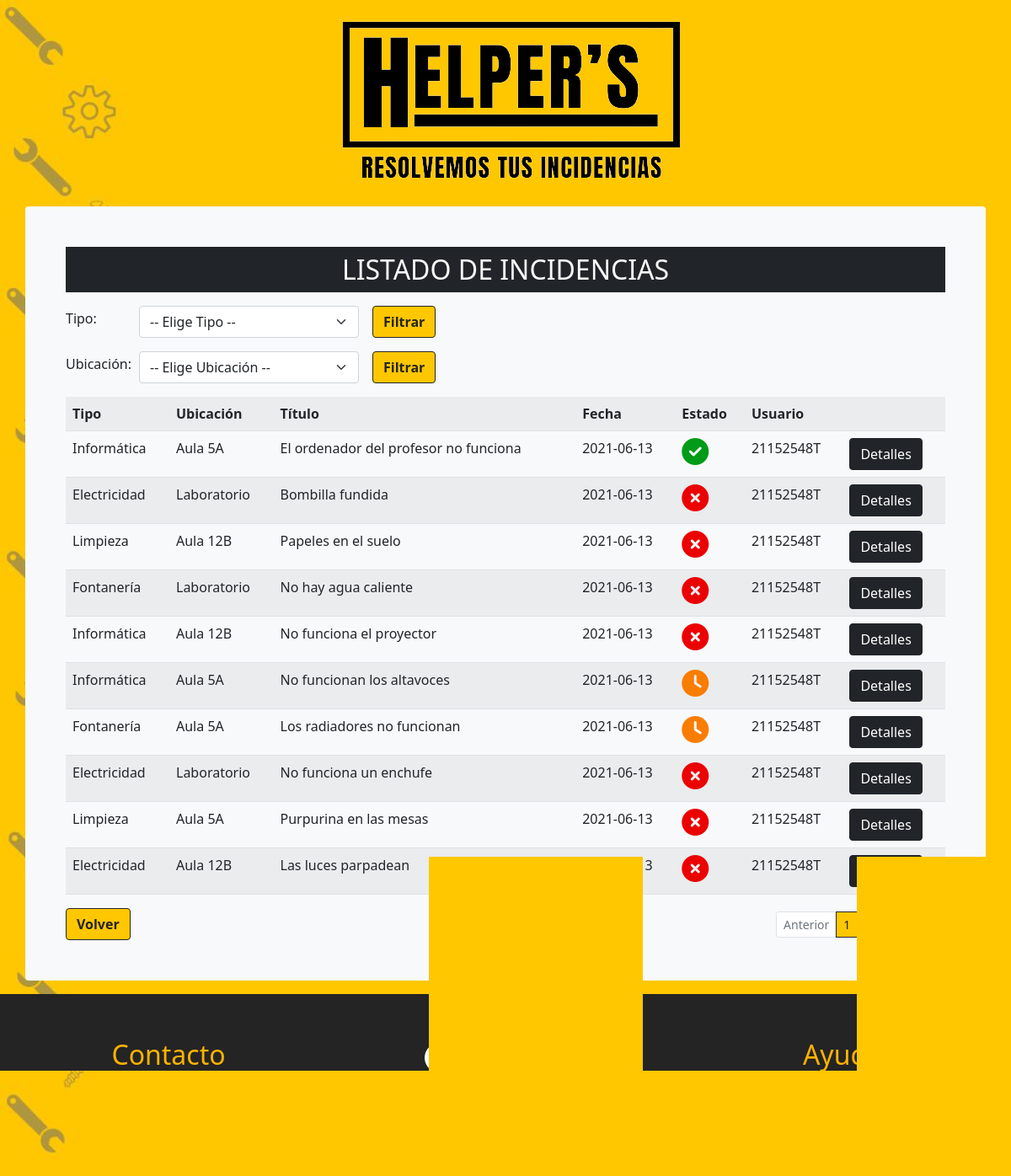
/Controlador/listarIncidencias.php (signed in), run on the app's committed database.
### tables this page shows
CREATE TABLE `incidencia` (
  `id` int(11) NOT NULL,
  `id_tipo` int(11) NOT NULL,
  `id_ubicacion` int(11) NOT NULL,
  `titulo` varchar(50) NOT NULL,
  `descripcion` text NOT NULL,
  `fecha` date NOT NULL,
  `estado` int(11) NOT NULL,
  `id_usuario` varchar(9) NOT NULL,
  `id_tecnico` varchar(9) DEFAULT NULL
);

CREATE TABLE `tipo` (
  `id` int(11) NOT NULL,
  `nombre` varchar(30) NOT NULL,
  `descripcion` text NOT NULL,
  `estaEliminado` tinyint(1) NOT NULL
);

CREATE TABLE `ubicacion` (
  `id` int(11) NOT NULL,
  `nombre` varchar(30) NOT NULL,
  `descripcion` text NOT NULL,
  `estaEliminado` tinyint(1) NOT NULL
);

### Modelo/Incidencia.php (called while the page is built, shortened)
<?php
class Incidencia{
    private $id_usuario;
    private $titulo;
    private $fecha;
    private $estado;
    function __construct($id=0, $id_tipo=0, $id_ubicacion=0, $titulo="", $descripcion="", $fecha="", $estado=0, $id_usuario=0, $id_tecnico="NULL") {
        $this->titulo = $titulo;
        $this->fecha = $fecha;
        $this->estado = $estado;
        $this->id_usuario = $id_usuario;
    }
    public static function getIncidenciasPaginacion($offset, $cant_registros) {
        $conexion = ProyectoDB::connectDB();
        $seleccion = "SELECT id, id_tipo, id_ubicacion, titulo, descripcion, fecha, estado, id_usuario, id_tecnico FROM incidencia ORDER BY fecha DESC LIMIT ".$offset.", ".$cant_registros."";
        $consulta = $conexion->query($seleccion);
        $incidencias = [];
        while ($registro = $consulta->fetchObject()) {
            $incidencias[] = new Incidencia($registro->id, $registro->id_tipo, $registro->id_ubicacion, $registro->titulo, $registro->descripcion, $registro->fecha, $registro->estado, $registro->id_usuario, $registro->id_tecnico);
        }
        return $incidencias;
    }
    public static function getPaginasTotales($cant_registros) {
        $conexion = ProyectoDB::connectDB();
        $seleccion = "SELECT id, id_tipo, id_ubicacion, titulo, descripcion, fecha, estado, id_usuario, id_tecnico FROM incidencia";
        $consulta = $conexion->query($seleccion);
        $filas_totales = $consulta->rowCount();
        $paginas_totales = ceil($filas_totales / $cant_registros);
        return $paginas_totales;
    }
    public function getId_usuario()
    {
        return $this->id_usuario;
    }
    public function getTitulo()
    {
        return $this->titulo;
    }
    public function getFecha()
    {
        return $this->fecha;
    }
    public function getEstado()
    {
        return $this->estado;
    }
}

### Modelo/Tipo.php (called while the page is built, shortened)
<?php
class Tipo{
    private $nombre;
    function __construct($id=0, $nombre="", $descripcion="", $estaEliminado=0) {
        $this->nombre = $nombre;
    }
    public static function getTipos() {
        $conexion = ProyectoDB::connectDB();
        $seleccion = "SELECT id, nombre, descripcion, estaEliminado FROM tipo WHERE estaEliminado=0 ORDER BY nombre";
        $consulta = $conexion->query($seleccion);
        $tipos = [];
        while ($registro = $consulta->fetchObject()) {
            $tipos[] = new Tipo($registro->id, $registro->nombre, $registro->descripcion, $registro->estaEliminado);
        }
        return $tipos;
    }
    public static function getTipoById($id) {
        $conexion = ProyectoDB::connectDB();
        $seleccion = "SELECT id, nombre, descripcion, estaEliminado FROM tipo WHERE id=\"".$id."\"";
        $consulta = $conexion->query($seleccion);
        $registro = $consulta->fetchObject();
        $tipo = new Tipo($registro->id, $registro->nombre, $registro->descripcion, $registro->estaEliminado);
        return $tipo;
    }
    public function getNombre()
    {
        return $this->nombre;
    }
}

### Modelo/Ubicacion.php (called while the page is built, shortened)
<?php
class Ubicacion{
    private $nombre;
    function __construct($id=0, $nombre="", $descripcion="", $estaEliminado=0) {
        $this->nombre = $nombre;
    }
    public static function getUbicaciones() {
        $conexion = ProyectoDB::connectDB();
        $seleccion = "SELECT id, nombre, descripcion, estaEliminado FROM ubicacion WHERE estaEliminado=0 ORDER BY nombre";
        $consulta = $conexion->query($seleccion);
        $ubicaciones = [];
        while ($registro = $consulta->fetchObject()) {
            $ubicaciones[] = new Ubicacion($registro->id, $registro->nombre, $registro->descripcion, $registro->estaEliminado);
        }
        return $ubicaciones;
    }
    public static function getUbicacionById($id) {
        $conexion = ProyectoDB::connectDB();
        $seleccion = "SELECT id, nombre, descripcion, estaEliminado FROM ubicacion WHERE id=\"".$id."\"";
        $consulta = $conexion->query($seleccion);
        $registro = $consulta->fetchObject();
        $ubicacion = new Ubicacion($registro->id, $registro->nombre, $registro->descripcion, $registro->estaEliminado);
        return $ubicacion;
    }
    public function getNombre()
    {
        return $this->nombre;
    }
}

### Vista/incidencias.php (the view, shortened to what this page needs)
<!DOCTYPE html>
<html lang="es">
  <head>
    <link href="https://cdn.jsdelivr.net/npm/bootstrap@5.0.1/dist/css/bootstrap.min.css" rel="stylesheet">
    <link rel="stylesheet" href="../Vista/css/estilos.css">
  </head>
  <body>
            <header class="logos-menu mt-3">
                    <img src="../Vista/img/logo.png" class="img-fluid" alt="...">
            </header>
            <main>
                <div class="container mt-3 mb-3">
                <div class="row justify-content-center align-items-center" style="min-height: 76vh;">
                    <div class="col-12 bg-light p-5 rounded">
                        <h2 class="text-center bg-primary text-light text-uppercase py-2">Listado de incidencias</h2>
                        <div class="row mt-3 mb-3">
                            <form action="" method="post">
                                    <div class="col d-flex flex-row align-items-center">
                                        <div class="col-lg-1 col-sm-2 col-3">
                                            <label for="tipo" class="form-label">Tipo: </label>
                                        </div>
                                        <div class="col-lg-3 col-sm-5">
                                            <select required id="tipo" name="tipo" class="form-select">
                                                <option value="">-- Elige Tipo --</option>
                                            </select>
                                        </div>
                                        <div class="col-lg-4 ms-3 col-sm-5">
                                        <input type="submit" class="btn btn-primary" value="Filtrar">
                                        </div>
                                    </div>
                            </form>
                        </div>
                        <div class="row mt-3 mb-3">
                            <form action="" method="post">
                                    <div class="col d-flex flex-row align-items-center">
                                        <div class="col-lg-1 col-sm-2 col-3">
                                            <label for="ubicacion" class="form-label">Ubicación: </label>
                                        </div>
                                        <div class="col-lg-3 col-sm-5">
                                            <select required id="ubicacion" name="ubicacion" class="form-select">
                                                <option value="">-- Elige Ubicación --</option>
                                            </select>
                                        </div>
                                        <div class="col-lg-4 ms-3 col-sm-5">
                                        <input type="submit" class="btn btn-primary" value="Filtrar">
                                        </div>
                                    </div>
                            </form>
                        </div>
                        <div class="table-responsive mb-2 mb-lg-0">
                            <table class="table table-striped">
                                <tr>
                                <th>Tipo</th><th>Ubicación</th><th>Título</th><th>Fecha</th><th>Estado</th><th>Usuario</th><th></th>
                                </tr>
                                <?php
                                foreach ($data['incidencias'] as $incidencia) {
                                    if ($incidencia->getEstado()==0) {
                                        $incidenciaTexto = '<i class="fas fa-times-circle"style="color: #eb0202; font-size:2rem;"></i>';
                                    } else if ($incidencia->getEstado()==1) {
                                        $incidenciaTexto = '<i class="fas fa-clock" style="color: #f97d00; font-size:2rem;"></i>';
                                    } else if ($incidencia->getEstado()==2) {
                                        $incidenciaTexto = '<i class="fas fa-check-circle" style="color: #019B17; font-size:2rem;"></i>';
                                    }
                                    $tipo = Tipo::getTipoById($incidencia->getId_tipo());
                                    $tipoTexto = $tipo->getNombre();
                                    $ubicacion = Ubicacion::getUbicacionById($incidencia->getId_ubicacion());
                                    $ubicacionTexto = $ubicacion->getNombre();
                                ?>
                                <tr>
                                    <td><?=$tipoTexto?></td><td><?=$ubicacionTexto?></td><td><?=$incidencia->getTitulo()?></td></td><td><?=$incidencia->getFecha()?></td><td><?=$incidenciaTexto?></td><td><?=$incidencia->getId_usuario()?></td>
                                    <td>
                                    <form action="" method="post" id="myForm">
                                        <input type="submit" class="btn btn-dark" value="Detalles">
                                    </form>
                                    </td>
                                </tr>
                                <?php
                                }
                                ?>
                            </table>
                        </div>
                        <div class="row">
                            <div class="col">
                                <button type="button" class="btn btn-primary" data-bs-toggle="modal" onclick="window.location.href='../index.php'">Volver</button>
                            </div>
                            <?php if (!isset($_POST['tipo']) && !isset($_POST['ubicacion'])): ?>
                            <div class="col">
                                <nav aria-label="Botones de paginación" class="mt-1">
                                    <ul class="pagination pagination-sm justify-content-end m-0">
                                        <li class="page-item <?php if($pagina <= 1){ echo 'disabled'; } ?>">
                                            <a class="page-link"
                                                href="<?php if($pagina <= 1){ echo ''; } else { echo "?p=" . ($pagina-1); } ?>">Anterior</a>
                                        </li>
                                        <?php for($i = 1; $i <= $paginas_totales; $i++ ): ?>
                                        <li class="page-item <?php if($pagina == $i) {echo 'active'; } ?>">
                                            <a class="page-link" href="?p=<?= $i; ?>"> <?= $i; ?> </a>
                                        </li>
                                        <?php endfor; ?>
                                        <li class="page-item <?php if($pagina >= $paginas_totales) { echo 'disabled'; } ?>">
                                            <a class="page-link"
                                                href="<?php if($pagina >= $paginas_totales){ echo ''; } else {echo "?p=". ($pagina+1); } ?>">Siguiente</a>
                                        </li>
                                    </ul>
                                </nav>
                            </div>
                            <?php endif ?>
                        </div>
                    </div>
                </div>
                </div>
            </main>
            <footer class="container-fluid text-white elfooter">
                <div class="row align-items-center justify-content-center text-center">
                    <div class="col-sm-12 col-md-4 order-1 mt-5 text-warning">
                        <a href="#" data-bs-toggle="modal" data-bs-target="#modalContacto">Contacto</a>
                    </div>
                    <div class="col-sm-12 col-md-4 order-3 order-md-2 mt-5 text-warning">
                        <a href="https://www.facebook.com/" target="_blank" target="_blank"><img width="35px" height="35px" src="../Vista/img/facebook.png"></a>
                        <a href="https://twitter.com/" target="_blank"><img width="35px" height="35px" src="../Vista/img/twitter.png"></a>
                        <a href="https://www.pinterest.es/" target="_blank"><img width="35px" height="35px" src="../Vista/img/pinterest.png"></a>
                        <a href="https://www.instagram.com/" target="_blank"><img width="35px" height="35px" src="../Vista/img/instagram.png"></a>
                        <a href="https://www.youtube.com/" target="_blank"><img width="35px" height="35px" src="../Vista/img/youtube.png"></a>
                    </div>
                    <div class="col-sm-12 col-md-4 order-2 order-md-3 mt-5 text-warning">
                        <a href="../Controlador/verAyuda.php">Ayuda</a>
                    </div>
                </div>
                <div class="row">
                    <div class="col-12 text-center">
                        <br>
                        <br>
                        <br>
                        <br>
                        <br>
                    </div>
                </div>
            </footer>
  </body>
</html>

### Controlador/listarIncidencias.php (shortened to what this page needs)
<?php
require_once '../Modelo/Tipo.php';
require_once '../Modelo/Ubicacion.php';
require_once '../Modelo/Incidencia.php';
if (!isset($_SESSION['user'])) {
    header("location: ../index.php");
} else {
    if (isset($_GET['p'])) {
        $pagina = $_GET['p'];
    } else {
        $pagina = 1;
    }
    $cant_registros = 10;
    $offset = ($pagina-1) * $cant_registros;
    $paginas_totales = Incidencia::getPaginasTotales($cant_registros);
    $data['incidencias'] = Incidencia::getIncidenciasPaginacion($offset, $cant_registros);
    $data['tipos'] = Tipo::getTipos();
    $data['ubicaciones'] = Ubicacion::getUbicaciones();
    include '../Vista/incidencias.php';
}

### Vista/css/estilos.css (style rules this page uses)
:root { --primero: #8bc34a; --segundo: #03a9f4; --tercero: #ab47bc; --cuarto: #ffb300; --gris: #ecf0f5; --azul: #25476a; }
html { height: 100vh; }
body { background-image: url(../img/background.jpg); background-size: cover; background-repeat: no-repeat; background-attachment: fixed; }
.elfooter { background-color: #242424; }
.logos-menu { display: -webkit-box; display: -ms-flexbox; display: flex; -webkit-box-orient: horizontal; -webkit-box-direction: normal; -ms-flex-direction: row; flex-direction: row; -ms-flex-pack: distribute; justify-content: space-around; }
a { text-decoration: none; font-size: 2rem; color: var(--cuarto); }
.bg-primary { background-color: #212529 !important; }
.btn-primary { color:#242424; background-color: #ffc700; border-color: #242424; font-weight: bold; }
.page-link { color:#242424 }
.page-item.active .page-link { color: #242424; background-color: #ffc700; border-color: #242424; }

### data on the page
incidencia: id_tipo.nombre "Informática", id_ubicacion.nombre "Aula 5A", titulo "El ordenador del profesor no funciona", fecha "2021-06-13", estado 2 (drawn), id_usuario "21152548T"
incidencia: id_tipo.nombre "Electricidad", id_ubicacion.nombre "Laboratorio", titulo "Bombilla fundida", fecha "2021-06-13", estado 0 (drawn), id_usuario "21152548T"
incidencia: id_tipo.nombre "Limpieza", id_ubicacion.nombre "Aula 12B", titulo "Papeles en el suelo", fecha "2021-06-13", estado 0 (drawn), id_usuario "21152548T"
incidencia: id_tipo.nombre "Fontanería", id_ubicacion.nombre "Laboratorio", titulo "No hay agua caliente", fecha "2021-06-13", estado 0 (drawn), id_usuario "21152548T"
incidencia: id_tipo.nombre "Informática", id_ubicacion.nombre "Aula 12B", titulo "No funciona el proyector", fecha "2021-06-13", estado 0 (drawn), id_usuario "21152548T"
incidencia: id_tipo.nombre "Informática", id_ubicacion.nombre "Aula 5A", titulo "No funcionan los altavoces", fecha "2021-06-13", estado 1 (drawn), id_usuario "21152548T"
incidencia: id_tipo.nombre "Fontanería", id_ubicacion.nombre "Aula 5A", titulo "Los radiadores no funcionan", fecha "2021-06-13", estado 1 (drawn), id_usuario "21152548T"
incidencia: id_tipo.nombre "Electricidad", id_ubicacion.nombre "Laboratorio", titulo "No funciona un enchufe", fecha "2021-06-13", estado 0 (drawn), id_usuario "21152548T"
incidencia: id_tipo.nombre "Limpieza", id_ubicacion.nombre "Aula 5A", titulo "Purpurina en las mesas", fecha "2021-06-13", estado 0 (drawn), id_usuario "21152548T"
incidencia: id_tipo.nombre "Electricidad", id_ubicacion.nombre "Aula 12B", titulo "Las luces parpadean", fecha "2021-06-13", estado 0 (drawn), id_usuario "21152548T"
